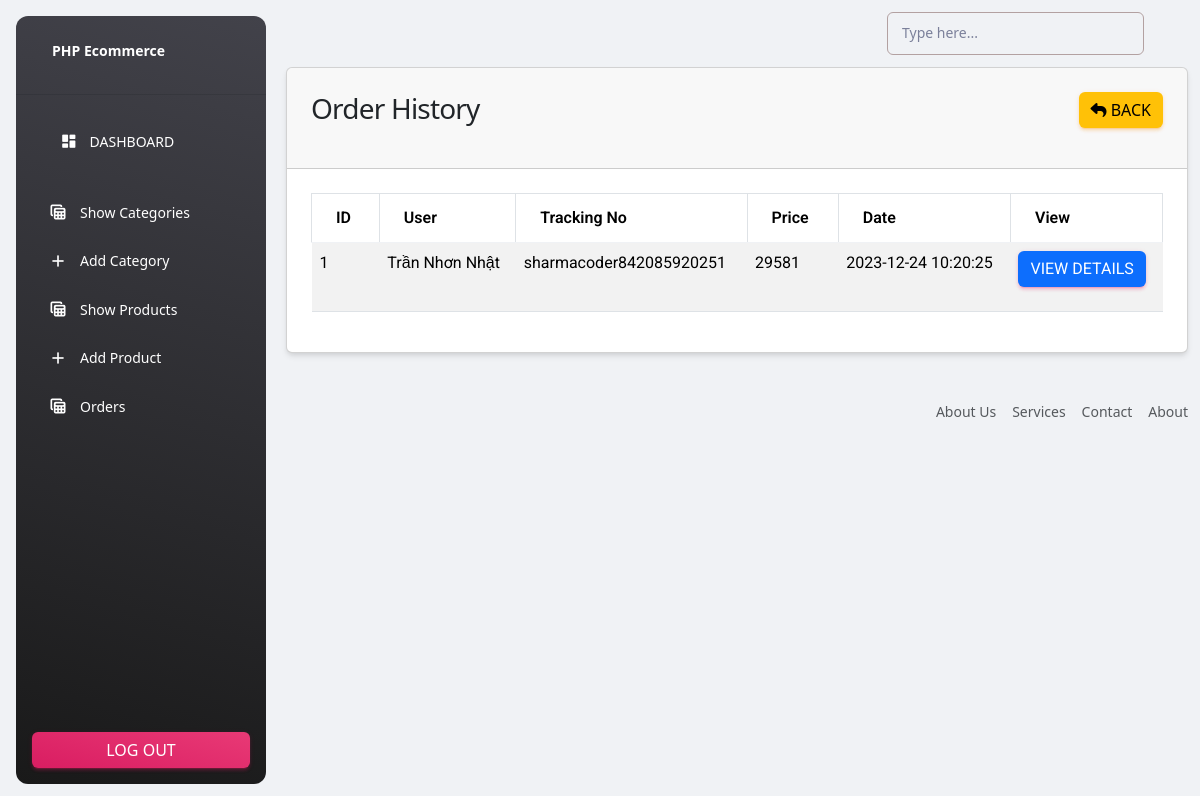
Page /admin/order-history.php (signed in) on the committed database.
### tables this page shows
CREATE TABLE `tbl_order` (
  `id` int(11) NOT NULL,
  `tracking_no` varchar(199) NOT NULL,
  `user_id` int(191) NOT NULL,
  `name` varchar(255) NOT NULL,
  `email` varchar(191) NOT NULL,
  `phone` varchar(191) NOT NULL,
  `address` mediumtext NOT NULL,
  `pincode` int(191) NOT NULL,
  `total_price` int(191) NOT NULL,
  `payment_mode` varchar(191) NOT NULL,
  `payment_id` varchar(191) DEFAULT NULL,
  `status` tinyint(4) NOT NULL DEFAULT 0,
  `comments` varchar(255) DEFAULT NULL,
  `created_at` timestamp NOT NULL DEFAULT current_timestamp()
);

### function/myfunction.php (called while the page is built, shortened)
<?php
    include '../config/dbcon.php';
    function getOrderHistory(){
        global $con;
        $query = "SELECT * FROM tbl_order WHERE status != '0'";
        return $query_run = mysqli_query($con, $query);
    }
?>

### admin/order-history.php (the view, shortened to what this page needs)
<?php
    include 'includes/header.php';
?>
<div class="container">
    <div class="row">
        <div class="col-md-12">
            <div class="card">
                <div class="card-header">
                    <h3>Order History
                        <a href="orders.php" class="btn btn-warning float-end"><i class="fa fa-reply"></i> Back</a>
                    </h3>
                </div>
                <div class="card-body" id="orders_table">
                    <table class="table table-bordered table-striped">
                        <thead>
                            <tr>
                                <th>ID</th>
                                <th>User</th>
                                <th>Tracking No</th>
                                <th>Price</th>
                                <th>Date</th>
                                <th>View</th>
                            </tr>
                        </thead>
                        <tbody>
                            <?php
                                $orders = getOrderHistory();
                                if(mysqli_num_rows($orders) > 0){
                                    foreach ($orders as $item){
                                        ?>
                                            <tr>
                                                <td><?= $item['id']?></td>
                                                <td><?= $item['name']?></td>
                                                <td><?= $item['tracking_no']?></td>
                                                <td><?= $item['total_price']?></td>
                                                <td><?= $item['created_at']?></td>
                                                <td>
                                                    <a href="view_order.php?t=<?= $item['tracking_no']?>" class='btn btn-primary'>View Details</a>
                                                </td>
                                            </tr>
                                        <?php
                                    }
                                }else{
                                    ?>
                                        <tr>
                                            <td colspan="5">No Orders Yet!</td>
                                        </tr>
                                    <?php
                                }
                            ?>
                        </tbody>
                    </table>
                </div>
            </div>
        </div>
    </div>
</div>
<?php include 'includes/footer.php';?>

### rows in the picture
tbl_order: id "1", name "Trần Nhơn Nhật", tracking_no "sharmacoder842085920251", total_price "29581", created_at "2023-12-24 10:20:25"
